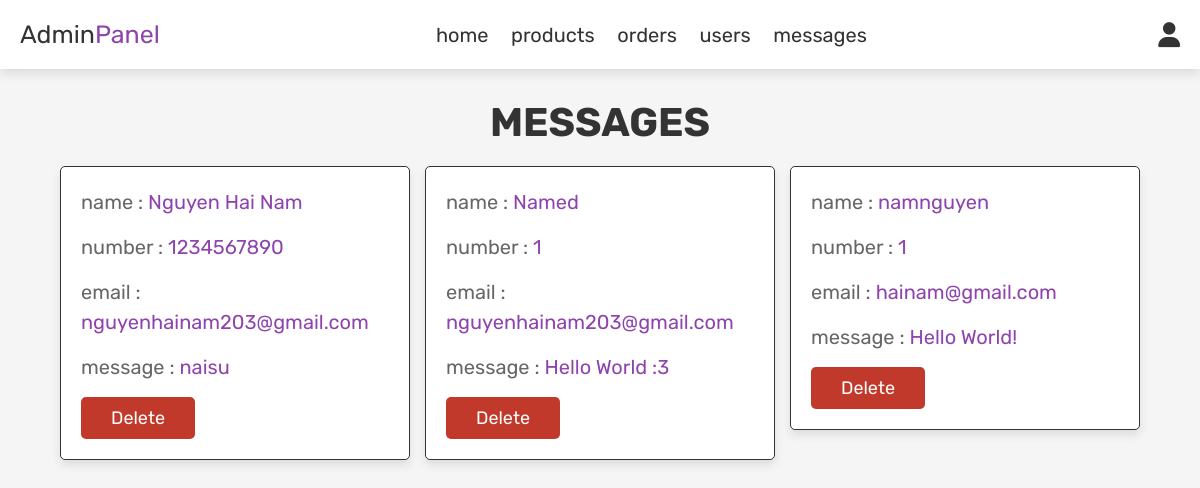
/admin_contacts.php (signed in), run on the app's committed database.
### tables this page shows
CREATE TABLE `message` (
  `id` int(100) NOT NULL,
  `user_id` int(100) NOT NULL,
  `name` varchar(100) NOT NULL,
  `email` varchar(100) NOT NULL,
  `number` varchar(12) NOT NULL,
  `message` varchar(500) NOT NULL
);

### admin_contacts.php (the view, shortened to what this page needs)
<?php
include 'config.php';
?>
<!DOCTYPE html>
<html lang="en">
<head>
  <link rel="stylesheet" href="https://cdnjs.cloudflare.com/ajax/libs/font-awesome/6.3.0/css/all.min.css">
  <link rel="stylesheet" href="css/admin_style.css">
</head>
<body>
  <?php
  include 'admin_header.php';
  ?>
  <section class="messages">
    <h1 class="title">messages</h1>
    <div class="box-container">
      <?php
      $select_message = mysqli_query($conn, "SELECT * FROM `message`")
        or die('query failed');
      if (mysqli_num_rows($select_message) > 0) {
        while ($fetch_message = mysqli_fetch_assoc($select_message)) {
      ?>
      <div class="box">
        <p> name : <span><?php echo $fetch_message['name'] ?></span></p>
        <p> number : <span><?php echo $fetch_message['number'] ?></span></p>
        <p> email : <span><?php echo $fetch_message['email'] ?></span></p>
        <p> message : <span><?php echo $fetch_message['message'] ?></span></p>
        <a href="admin_contacts.php?delete=<?php echo $fetch_message['id'] ?>"
          onclick="return confirm('delete this message?');" class="delete-btn">delete</a>
      </div>
      <?php
        }
      } else {
        echo '<p class="empty">you have no messages!</p>';
      }
      ?>
    </div>
  </section>
</body>
</html>

### css/admin_style.css (style rules this page uses)
:root { --purple: #8e44ad; --red: #c0392b; --orange: #f39c12; --black: #333; --white: #fff; --light-color: #666; --light-white: #ccc; --light-bg: #f5f5f5; --border: 0.1rem solid var(--black); --box-shadow: 0 0.5rem 1rem rgba(0, 0, 0, 0.1); }
* { font-family: "Rubik", sans-serif; margin: 0; padding: 0; box-sizing: border-box; outline: none; border: none; text-decoration: none; transition: all 0.2s linear; }
html { font-size: 62.5%; overflow-x: hidden; }
body { background-color: var(--light-bg); }
section { padding: 3rem 2rem; }
.title { text-align: center; margin-bottom: 2rem; text-transform: uppercase; color: var(--black); font-size: 4rem; }
.btn, .option-btn, .delete-btn, .white-btn { display: inline-block; margin-top: 1rem; padding: 1rem 3rem; cursor: pointer; color: var(--white); font-size: 1.8rem; border-radius: 0.5rem; text-transform: capitalize; }
.delete-btn { background-color: var(--red); }
.messages .box-container { display: grid; grid-template-columns: repeat(auto-fit, 35rem); justify-content: center; gap: 1.5rem; max-width: 1200px; margin: 0 auto; align-items: flex-start; }
.messages .box-container .box { background-color: var(--white); padding: 2rem; border: var(--border); box-shadow: var(--box-shadow); border-radius: 0.5rem; }
.messages .box-container .box p { padding-bottom: 1.5rem; font-size: 2rem; color: var(--light-color); line-height: 1.5; }
.messages .box-container .box p span { color: var(--purple); }
.messages .box-container .box .delete-btn { margin-top: 0; }

### data on the page
message: name "Nguyen Hai Nam", number "1234567890", email "nguyenhainam203@gmail.com", message "naisu"
message: name "Named", number "1", email "nguyenhainam203@gmail.com", message "Hello World :3"
message: name "namnguyen", number "1", email "hainam@gmail.com", message "Hello World!"
